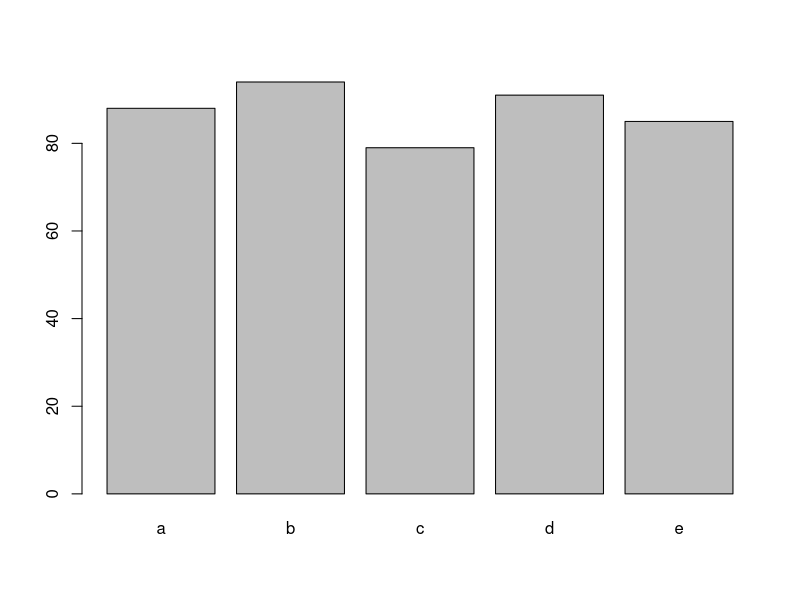

Write the R code that produced this figure.
## ---- chunk 1
library(ggplot2)

## ---- chunk 2
#This is a comment
#Here we are assigning a value to a variable
quiz1 <- 88
quiz2 <- 94
quiz3 <- 79

quiz1

#getting the average
(quiz1 + quiz2 + quiz3) / 3

#getting the mean
mean(quiz1 + quiz2 + quiz3) #wrong cause your just adding them
mean(quiz1, quiz2, quiz3) #wrong cause it only returns the mean of the first argument
mean(c(quiz1, quiz2, quiz3))

#creatig a variable that holds info
list <- (c(quiz1, quiz2, quiz3))
mean(list) #makes it easier and less repetative

average <- mean(list)

quiz3 <- 99

average

list <- c(quiz1, quiz2, quiz3)
average <- mean(list)
round(average, 2)

## ---- chunk 3
#ctr, opt, I makes a new code block
scores <- c(88, 94, 79, 91, 85)
scores

mean(scores)

min(scores) #minimum

max(scores) #maximum

length(scores) #number of things in the list

summary(scores)

students <- c("a", "b", "c", "d", "e")
students

#bar plot
barplot(scores, names.arg = students)
## ---- chunk 4

## ---- chunk 5
